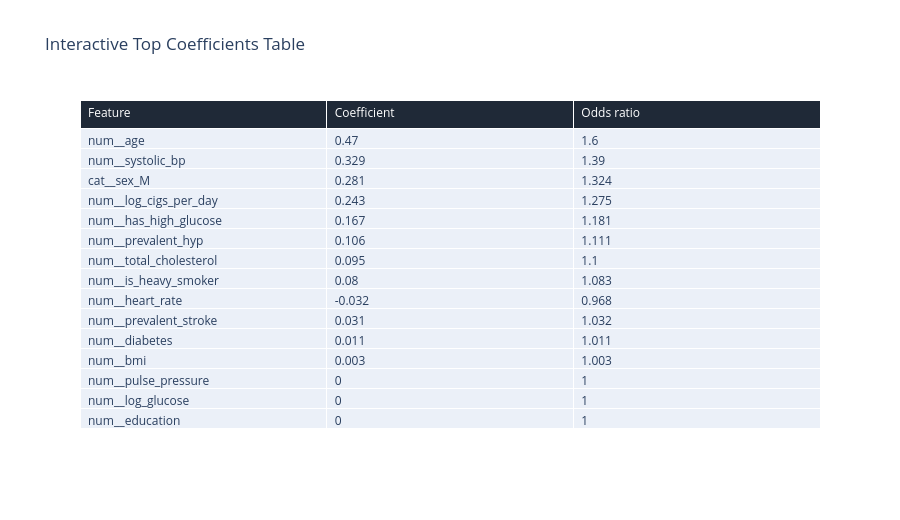

Write notebook code for a chart like this one.
### Markdown cell above
## Coefficient Interpretation

Because numeric variables are standardized, each numeric odds ratio describes the effect of a one-standard-deviation increase in that feature, holding the other model features constant. Categorical odds ratios compare against the omitted reference level.

### Code cell
feature_names = best_model.named_steps["preprocess"].get_feature_names_out()
coefficients = best_model.named_steps["logreg"].coef_[0]

coefficient_table = (
    pd.DataFrame(
        {
            "feature": feature_names,
            "coefficient": coefficients,
            "odds_ratio": np.exp(coefficients),
        }
    )
    .assign(abs_coefficient=lambda data: data["coefficient"].abs())
    .sort_values("abs_coefficient", ascending=False)
    .drop(columns="abs_coefficient")
)

coefficient_table.to_csv(OUTPUT_DIR / "model_coefficients.csv", index=False)

coefficient_display = coefficient_table.head(15).copy()
coefficient_display["coefficient"] = coefficient_display["coefficient"].round(3)
coefficient_display["odds_ratio"] = coefficient_display["odds_ratio"].round(3)

fig = go.Figure(
    data=[
        go.Table(
            header=dict(
                values=["Feature", "Coefficient", "Odds ratio"],
                fill_color="#1f2937",
                font=dict(color="white"),
                align="left",
            ),
            cells=dict(
                values=[
                    coefficient_display["feature"],
                    coefficient_display["coefficient"],
                    coefficient_display["odds_ratio"],
                ],
                align="left",
            ),
        )
    ]
)
fig.update_layout(title="Interactive Top Coefficients Table", height=520)
fig.write_html(CHART_DIR / "interactive_model_coefficients_table.html")
fig.show()

### Figure 1 — Plotly figure (JSON) as saved in the notebook; plotly's stock layout.template omitted (floating-point values rounded to 4 significant figures)
{"data": [{"cells": {"align": "left", "values": [["num__age", "num__systolic_bp", "cat__sex_M", "num__log_cigs_per_day", "num__has_high_glucose", "num__prevalent_hyp", "num__total_cholesterol", "num__is_heavy_smoker", "num__heart_rate", "num__prevalent_stroke", "num__diabetes", "num__bmi", "num__pulse_pressure", "num__log_glucose", "num__education"], [0.47, 0.329, 0.281, 0.243, 0.167, 0.106, 0.095, 0.08, -0.032, 0.031, 0.011, 0.003, 0.0, 0.0, 0.0], [1.6, 1.39, 1.324, 1.275, 1.181, 1.111, 1.1, 1.083, 0.968, 1.032, 1.011, 1.003, 1.0, 1.0, 1.0]]}, "header": {"align": "left", "fill": {"color": "#1f2937"}, "font": {"color": "white"}, "values": ["Feature", "Coefficient", "Odds ratio"]}, "type": "table"}], "layout": {"height": 520, "title": {"text": "Interactive Top Coefficients Table"}}}
